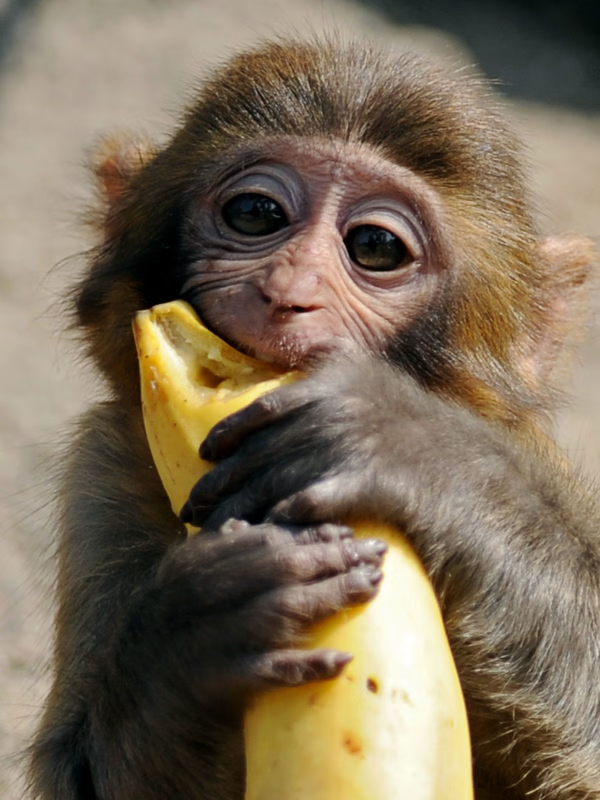
#> input picture monke.jpg, 1200 x 1600 px (shown at 1/2 size)
$ jupyter execute wood3999Math306Lab5.ipynb
#> lines starting #> are read from the running program, lines starting #| are printed output that depends on the picture; long printed decimals are rounded
# Lab 5
# Jevin Lim and Tate Woodward
# lim 4924 and wood3999

1. a. Upload a high quality .jpg file and create a numpy array (this will be the matrix $M$) for the grayscale image.

$\hspace{3.5ex}$b. How many entries are in $M$?

[cell 1]
import numpy as np
import matplotlib.pyplot as plt
import cv2

im = cv2.imread("monke.jpg")
#> im is the input picture: shape (1600, 1200, 3); mean B, G, R 89.3, 109.8, 124.7
M = cv2.cvtColor(im,cv2.COLOR_BGR2GRAY)
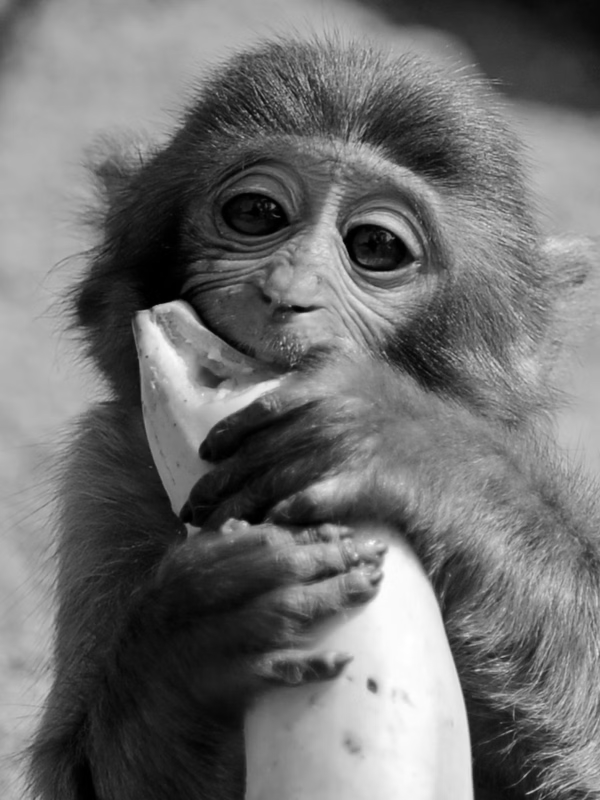
#> M: shape (1600, 1200) (shown at 1/2 size); min 0, max 255, mean 111.9
print('The number of entries in M is ', M.shape[0] * M.shape[1], '.', sep='')
#| The number of entries in M is 1920000.

2. a. Use SVD to obtain a rank 100 approximation of $M$ and show the original image and the approximation.

$\hspace{3ex}$ b. How many entries do you need to keep (from $U$, $\Sigma$, $V$) to compute this approximation?

$\hspace{3ex}$ c. What percentage of the original information do you need to compute this approximation?

[cell 2]
U, s, VT = np.linalg.svd(M)
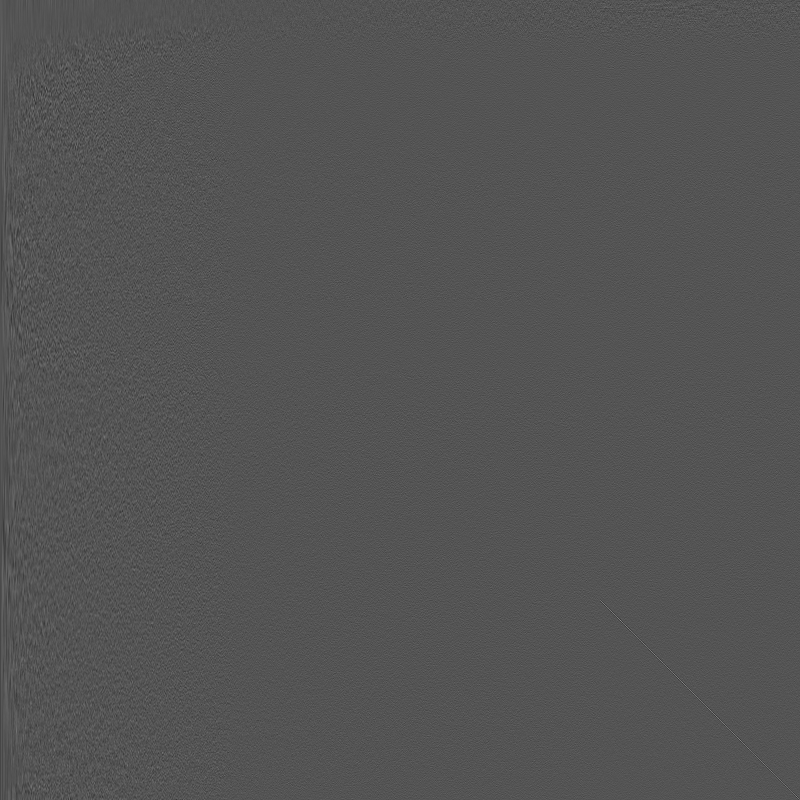
#> U: shape (1600, 1600) float64 (shown at 1/2 size); min -0.199, max 0.403, mean -1.6e-05; drawn with min black and max white
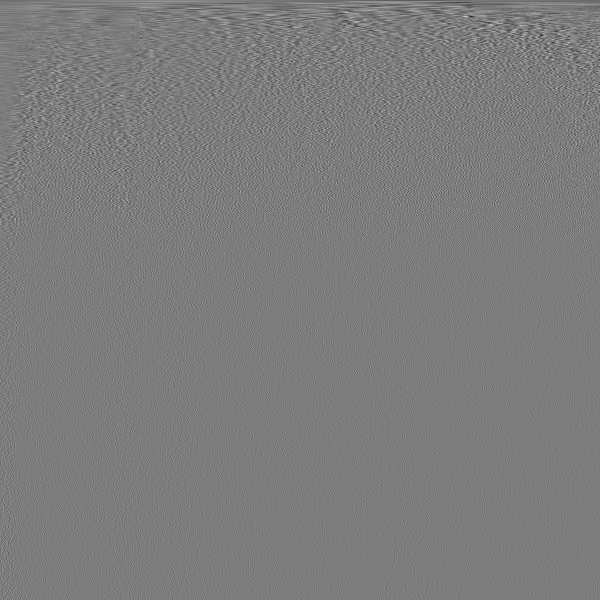
#> VT: shape (1200, 1200) float64 (shown at 1/2 size); min -0.176, max 0.184, mean -2.06e-05; drawn with min black and max white
#> s = 1200 values, max 162130.1 at index 0, min 3.66 at index 1199, mean 531.1
Sigma = np.zeros((M.shape[0], M.shape[1]))
Sigma[:min(M.shape[0], M.shape[1]), :min(M.shape[0], M.shape[1])] = np.diag(s)

k = 100
M_approx = U[:, :k] @ Sigma[:k, :k] @ VT[:k, :]

# Doing the 'Computer Science Way'
x = M.shape[0]
#> x = 1600
y = M.shape[1]
#> y = 1200

print('using first ', k, ' singular values:', k*(1 + x + y), ' entries kept.')
#| using first  100  singular values: 280100  entries kept.
percentage = (k*(1 + x + y))/(x*y)
#> percentage = 0.146
print('Percentage of orgininal information: ',percentage*100, '%', sep='')
#| Percentage of orgininal information: 14.589%

fig, (ax1, ax2) = plt.subplots(1, 2, figsize=(20,15))
plt.subplots_adjust(wspace=0.3, hspace=0.2)

ax1.imshow(M, cmap='gray')
ax1.set_title("Original image")

ax2.imshow(M_approx, cmap='gray')
ax2.set_title("Reconstructed image using the \n first {} singular values".format(k))
plt.show()
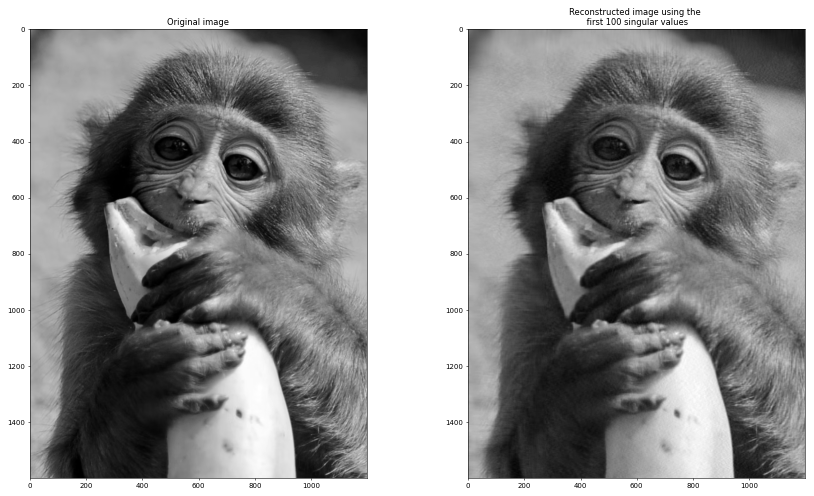
#> figure drawn by matplotlib, 2 panels

3. a. What rank approximation would you use if you wanted to use 3% of the original information?

$\hspace{3ex}$ b. Show the original image and this approximation.

[cell 3]
approximation = 1920000*0.03
print (approximation)

k = 21     # guessed and checked until we found around 3%
M_approx = U[:, :k] @ Sigma[:k, :k] @ VT[:k, :]
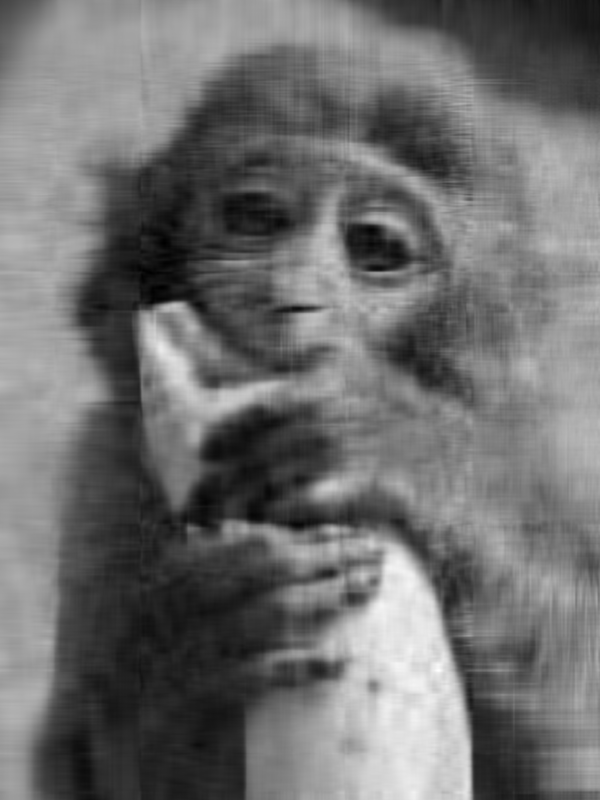
#> M_approx: shape (1600, 1200) float64 (shown at 1/2 size); min -18.23, max 280.3, mean 111.9; drawn with min black and max white

print('Rank approximation using 3% of original information = ', np.linalg.matrix_rank(M_approx))
#| Rank approximation using 3% of original information =  21
print(' ')
print('original matrix: 1600 X 1200 = ', x*y, ' entries.')
#| original matrix: 1600 X 1200 =  1920000  entries.
print('using first ', k, ' singular values:', k*(1 + x + y), ' entries.')
#| using first  21  singular values: 58821  entries.
percentage = (k*(1 + x + y))/(x*y)
#> percentage = 0.0306
print('Percentage of orgininal information: ',percentage*100, '%', sep='')
#| Percentage of orgininal information: 3.064%

fig, (ax1, ax2) = plt.subplots(1, 2, figsize=(20,15))
plt.subplots_adjust(wspace=0.3, hspace=0.2)

ax1.imshow(M, cmap='gray')
ax1.set_title("Original image")

ax2.imshow(M_approx, cmap='gray')
ax2.set_title("Reconstructed image using the \n first {} singular values".format(k))
plt.show()
